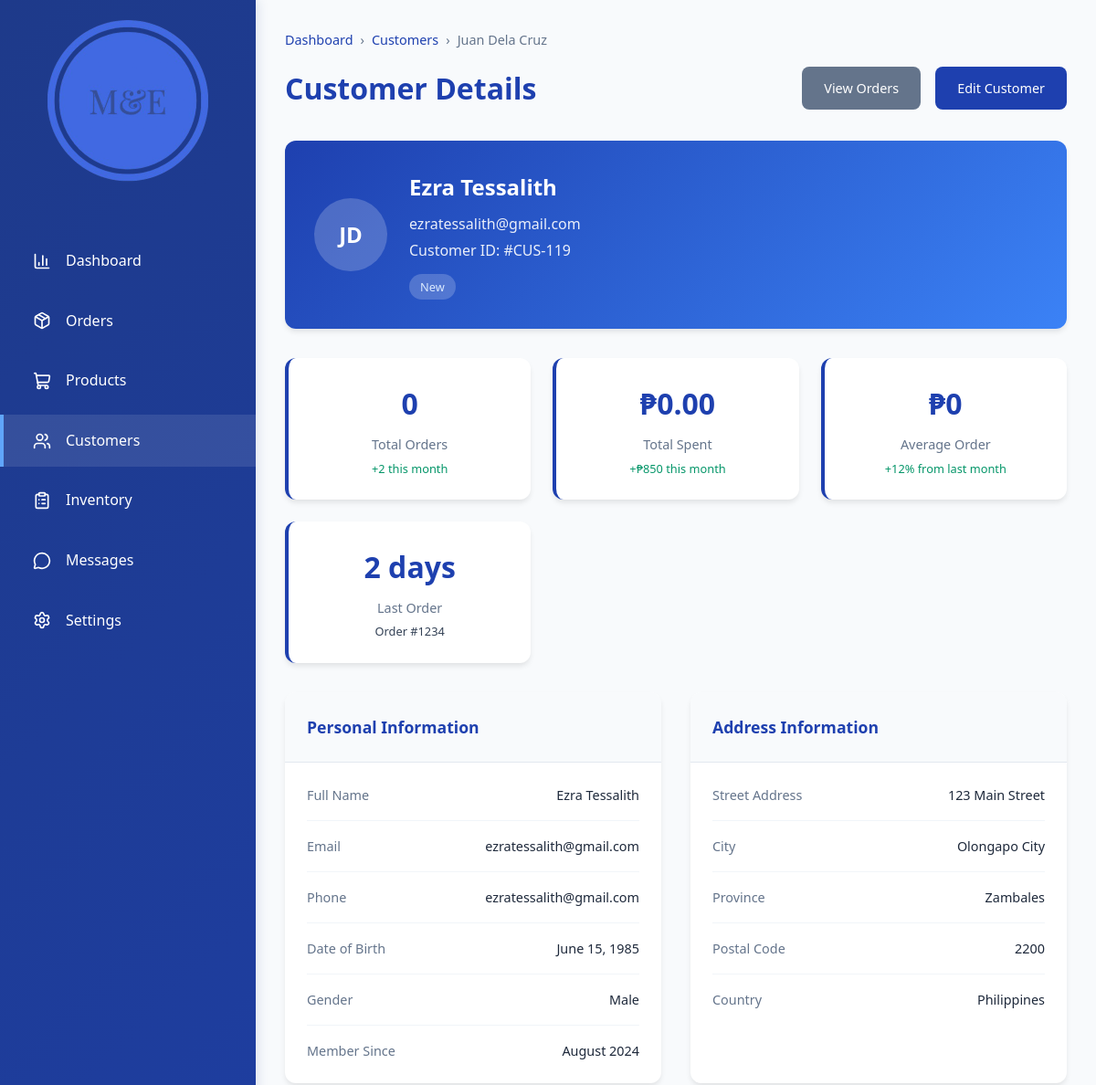
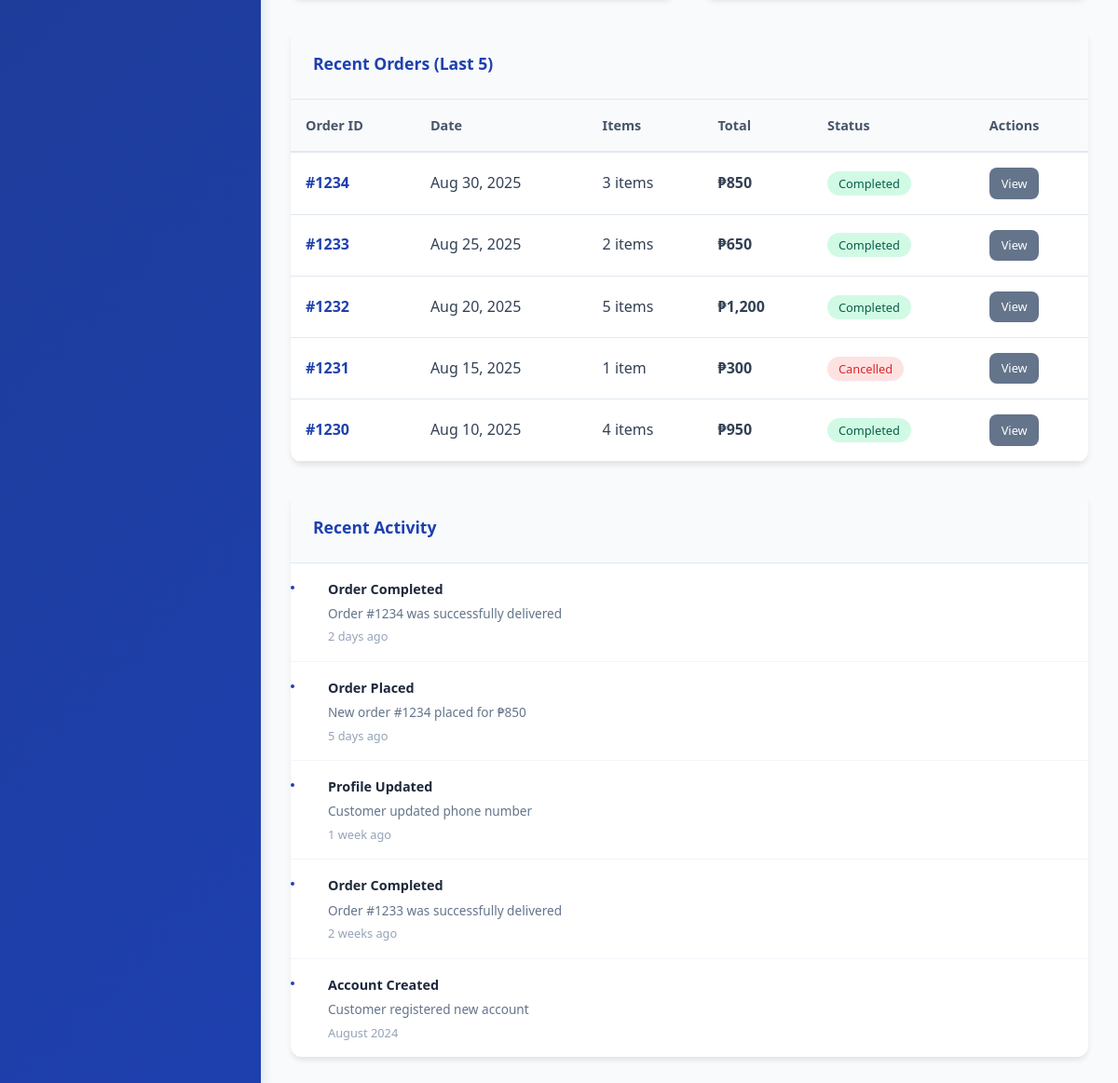
The app's page /test-files/user-details.php?id=119 with its own data (2 pictures, top to bottom).
### tables this page shows
CREATE TABLE `users` (
  `user_id` int(11) NOT NULL,
  `username` varchar(50) DEFAULT NULL,
  `email` varchar(100) NOT NULL,
  `password` varchar(255) DEFAULT NULL,
  `first_name` varchar(50) NOT NULL,
  `middle_name` varchar(50) NOT NULL,
  `last_name` varchar(50) NOT NULL,
  `gender` varchar(20) NOT NULL DEFAULT 'Prefer not to say',
  `date_of_birth` date DEFAULT NULL,
  `is_verified` tinyint(1) NOT NULL DEFAULT 0,
  `contact_number` varchar(15) NOT NULL,
  `address` text NOT NULL,
  `created_at` datetime NOT NULL DEFAULT current_timestamp(),
  `updated_at` timestamp NOT NULL DEFAULT current_timestamp() ON UPDATE current_timestamp(),
  `isActive` tinyint(1) NOT NULL,
  `verification_token` varchar(64) NOT NULL,
  `token_created_at` datetime NOT NULL DEFAULT current_timestamp(),
  `profile_image` varchar(255) DEFAULT NULL,
  `province_id` int(11) DEFAULT NULL,
  `city_id` int(11) DEFAULT NULL,
  `barangay_id` int(11) DEFAULT NULL
);

### test-files/user-details.php (the view, shortened to what this page needs)
  <?php
  $pdo = connect();
  if(isset($_GET['id'])){
    $user_id = $_GET['id'];
    try {
      $sql = " SELECT u.user_id, u.first_name, u.last_name, u.email, u.contact_number,
      COUNT(o.order_id) AS total_orders,
      COALESCE(SUM(o.final_amount), 0) AS total_spent,
      COALESCE(ROUND(AVG(o.final_amount)), 0) AS avg_spent
      FROM users u
      LEFT JOIN orders o ON u.user_id = o.user_id
      WHERE u.user_id = :user_id
      GROUP BY u.user_id,u.first_name, u.last_name, u.email, u.contact_number
      ";
      $stmt = $pdo->prepare($sql);
      $stmt->execute([':user_id' => $user_id]);
      $customers = $stmt->fetch(PDO::FETCH_ASSOC);
    } catch (PDOException $e) {
      echo "Database Error: " . $e->getMessage();
    }
  }
   ?>
<!DOCTYPE html>
<html lang="en">
<head>
</head>
<body>
    <div class="dashboard">
        <nav class="sidebar">
            <div class="logo">
                <img src="../assets/images/logo/ME logo.png" alt="">
            </div>
            <ul class="nav-menu">
                <li class="nav-item">
                    <a href="../index.php" class="nav-link">
                        <i data-lucide="bar-chart-3"></i> Dashboard
                    </a>
                </li>
                <li class="nav-item">
                    <a href="../orders/index.php" class="nav-link">
                        <i data-lucide="package"></i> Orders
                    </a>
                </li>
                <li class="nav-item">
                    <a href="../products/index.php" class="nav-link">
                        <i data-lucide="shopping-cart"></i> Products
                    </a>
                </li>
                <li class="nav-item">
                    <a href="index.php" class="nav-link active">
                        <i data-lucide="users"></i> Customers
                    </a>
                </li>
                <li class="nav-item">
                    <a href="../inventory/index.php" class="nav-link">
                        <i data-lucide="clipboard-list"></i> Inventory
                    </a>
                </li>
                <li class="nav-item">
                    <a href="../requests/index.php" class="nav-link">
                        <i data-lucide="message-circle"></i> Messages
                    </a>
                </li>
                <li class="nav-item">
                    <a href="../settings/index.php" class="nav-link">
                        <i data-lucide="settings"></i> Settings
                    </a>
                </li>
            </ul>
        </nav>
        <main class="main-content">
            <div class="breadcrumb">
                <a href="../index.php">Dashboard</a>
                <span>›</span>
                <a href="./index.php">Customers</a>
                <span>›</span>
                <span>Juan Dela Cruz</span>
            </div>
            <div class="header">
                <h2>Customer Details</h2>
                <div class="header-actions">
                    <a href="user-orders.php?id=1" class="btn btn-secondary">View Orders</a>
                    <a href="edit-user.php?id=1" class="btn btn-primary">Edit Customer</a>
                </div>
            </div>
              <div class="customer-profile">
                  <div class="profile-header">
                      <div class="customer-avatar-large">
                        JD</div>
                      <div class="profile-info">
                          <h3><?=htmlspecialchars($customers['first_name'] . " " . $customers['last_name'])?></h3>
                          <p><?= htmlspecialchars($customers['email']) ?></p>
                          <p>Customer ID: #CUS-<?= htmlspecialchars($customers['user_id']) ?></p>
                          <?php if ($customers['total_orders'] == 0): ?>
                            <span class="status-badge new">New</span>
                          <?php elseif ($customers['total_orders'] > 0): ?>
                            <span class="status-badge active">Active</span>
                          <?php else: ?>
                            <span class="status-badge inactive">Inactive</span>
                          <?php endif; ?>
                      </div>
                  </div>
              </div>
            <div class="stats-grid">
                <div class="stat-card">
                    <div class="stat-value"><?=htmlspecialchars($customers['total_orders'])?></div>
                    <div class="stat-label">Total Orders</div>
                    <div class="stat-change positive">+2 this month</div>
                </div>
                <div class="stat-card">
                    <div class="stat-value">₱<?=htmlspecialchars($customers['total_spent'])?></div>
                    <div class="stat-label">Total Spent</div>
                    <div class="stat-change positive">+₱850 this month</div>
                </div>
                <div class="stat-card">
                    <div class="stat-value">₱<?=htmlspecialchars($customers['avg_spent'],2)?></div>
                    <div class="stat-label">Average Order</div>
                    <div class="stat-change positive">+12% from last month</div>
                </div>
                <div class="stat-card">
                    <div class="stat-value">2 days</div>
                    <div class="stat-label">Last Order</div>
                    <div class="stat-change">Order #1234</div>
                </div>
            </div>
            <div class="content-grid">
                <div class="info-section">
                    <div class="section-header">
                        <h4>Personal Information</h4>
                    </div>
                    <div class="section-content">
                        <div class="info-row">
                            <span class="info-label">Full Name</span>
                            <span class="info-value"><?=htmlspecialchars($customers['first_name'] . " " . $customers['last_name'])?></span>
                        </div>
                        <div class="info-row">
                            <span class="info-label">Email</span>
                            <span class="info-value"><?= htmlspecialchars($customers['email']) ?></span>
                        </div>
                        <div class="info-row">
                            <span class="info-label">Phone</span>
                            <span class="info-value"><?= htmlspecialchars($customers['email']) ?></span>
                        </div>
                        <div class="info-row">
                            <span class="info-label">Date of Birth</span>
                            <span class="info-value">June 15, 1985</span>
                        </div>
                        <div class="info-row">
                            <span class="info-label">Gender</span>
                            <span class="info-value">Male</span>
                        </div>
                        <div class="info-row">
                            <span class="info-label">Member Since</span>
                            <span class="info-value">August 2024</span>
                        </div>
                    </div>
                </div>
                <div class="info-section">
                    <div class="section-header">
                        <h4>Address Information</h4>
                    </div>
                    <div class="section-content">
                        <div class="info-row">
                            <span class="info-label">Street Address</span>
                            <span class="info-value">123 Main Street</span>
                        </div>
                        <div class="info-row">
                            <span class="info-label">City</span>
                            <span class="info-value">Olongapo City</span>
                        </div>
                        <div class="info-row">
                            <span class="info-label">Province</span>
                            <span class="info-value">Zambales</span>
                        </div>
                        <div class="info-row">
                            <span class="info-label">Postal Code</span>
                            <span class="info-value">2200</span>
                        </div>
                        <div class="info-row">
                            <span class="info-label">Country</span>
                            <span class="info-value">Philippines</span>
                        </div>
                    </div>
                </div>
            </div>
            <div class="recent-orders">
                <div class="section-header">
                    <h4>Recent Orders (Last 5)</h4>
                </div>
                <div class="table-container">
                    <table class="orders-table">
                        <thead>
                            <tr>
                                <th>Order ID</th>
                                <th>Date</th>
                                <th>Items</th>
                                <th>Total</th>
                                <th>Status</th>
                                <th>Actions</th>
                            </tr>
                        </thead>
                        <tbody>
                            <tr>
                                <td><a href="../orders/order-details.php?id=1234" class="order-id">#1234</a></td>
                                <td>Aug 30, 2025</td>
                                <td>3 items</td>
                                <td><strong>₱850</strong></td>
                                <td><span class="order-status completed">Completed</span></td>
                                <td><a href="../orders/order-details.php?id=1234" class="btn btn-secondary" style="font-size: 0.8rem; padding: 0.4rem 0.8rem;">View</a></td>
                            </tr>
                            <tr>
                                <td><a href="../orders/order-details.php?id=1233" class="order-id">#1233</a></td>
                                <td>Aug 25, 2025</td>
                                <td>2 items</td>
                                <td><strong>₱650</strong></td>
                                <td><span class="order-status completed">Completed</span></td>
                                <td><a href="../orders/order-details.php?id=1233" class="btn btn-secondary" style="font-size: 0.8rem; padding: 0.4rem 0.8rem;">View</a></td>
                            </tr>
                            <tr>
                                <td><a href="../orders/order-details.php?id=1232" class="order-id">#1232</a></td>
                                <td>Aug 20, 2025</td>
                                <td>5 items</td>
                                <td><strong>₱1,200</strong></td>
                                <td><span class="order-status completed">Completed</span></td>
                                <td><a href="../orders/order-details.php?id=1232" class="btn btn-secondary" style="font-size: 0.8rem; padding: 0.4rem 0.8rem;">View</a></td>
                            </tr>
                            <tr>
                                <td><a href="../orders/order-details.php?id=1231" class="order-id">#1231</a></td>
                                <td>Aug 15, 2025</td>
                                <td>1 item</td>
                                <td><strong>₱300</strong></td>
                                <td><span class="order-status cancelled">Cancelled</span></td>
                                <td><a href="../orders/order-details.php?id=1231" class="btn btn-secondary" style="font-size: 0.8rem; padding: 0.4rem 0.8rem;">View</a></td>
                            </tr>
                            <tr>
                                <td><a href="../orders/order-details.php?id=1230" class="order-id">#1230</a></td>
                                <td>Aug 10, 2025</td>
                                <td>4 items</td>
                                <td><strong>₱950</strong></td>
                                <td><span class="order-status completed">Completed</span></td>
                                <td><a href="../orders/order-details.php?id=1230" class="btn btn-secondary" style="font-size: 0.8rem; padding: 0.4rem 0.8rem;">View</a></td>
                            </tr>
                        </tbody>
                    </table>
                </div>
            </div>
            <div style="margin-top: 2rem;">
                <div class="activity-timeline">
                    <div class="section-header">
                        <h4>Recent Activity</h4>
                    </div>
                    <div class="timeline-item">
                        <div class="timeline-content">
                            <div class="timeline-title">Order Completed</div>
                            <div class="timeline-desc">Order #1234 was successfully delivered</div>
                            <div class="timeline-time">2 days ago</div>
                        </div>
                    </div>
                    <div class="timeline-item">
                        <div class="timeline-content">
                            <div class="timeline-title">Order Placed</div>
                            <div class="timeline-desc">New order #1234 placed for ₱850</div>
                            <div class="timeline-time">5 days ago</div>
                        </div>
                    </div>
                    <div class="timeline-item">
                        <div class="timeline-content">
                            <div class="timeline-title">Profile Updated</div>
                            <div class="timeline-desc">Customer updated phone number</div>
                            <div class="timeline-time">1 week ago</div>
                        </div>
                    </div>
                    <div class="timeline-item">
                        <div class="timeline-content">
                            <div class="timeline-title">Order Completed</div>
                            <div class="timeline-desc">Order #1233 was successfully delivered</div>
                            <div class="timeline-time">2 weeks ago</div>
                        </div>
                    </div>
                    <div class="timeline-item">
                        <div class="timeline-content">
                            <div class="timeline-title">Account Created</div>
                            <div class="timeline-desc">Customer registered new account</div>
                            <div class="timeline-time">August 2024</div>
                        </div>
                    </div>
                </div>
            </div>
        </main>
    </div>
</body>
</html>

### records on screen
users: first_name+last_name "Ezra Tessalith", email "ezratessalith@gmail.com", user_id "119"

### other values on screen
$customers['total_orders'] "0"
$customers['total_spent'] "0.00"
$customers['avg_spent'] "0"
